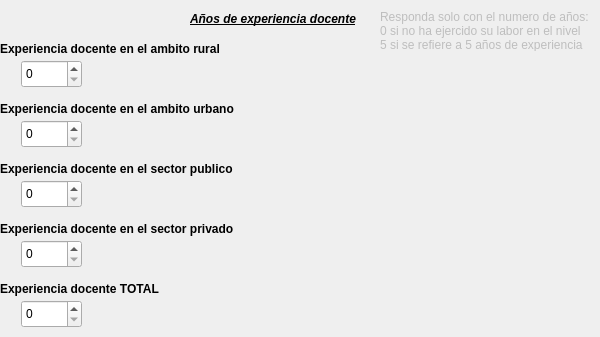
      <widget class="QWidget" name="tabWidgetPage8">
       <attribute name="title">
        <string>8 de 9</string>
       </attribute>
       <widget class="QLabel" name="label_28">
        <property name="geometry">
         <rect>
          <x>190</x>
          <y>10</y>
          <width>181</width>
          <height>18</height>
         </rect>
        </property>
        <property name="font">
         <font>
          <weight>75</weight>
          <italic>true</italic>
          <bold>true</bold>
          <underline>true</underline>
          <strikeout>false</strikeout>
         </font>
        </property>
        <property name="text">
         <string>Años de experiencia docente</string>
        </property>
       </widget>
       <widget class="QLabel" name="label_29">
        <property name="enabled">
         <bool>false</bool>
        </property>
        <property name="geometry">
         <rect>
          <x>380</x>
          <y>10</y>
          <width>211</width>
          <height>41</height>
         </rect>
        </property>
        <property name="font">
         <font>
          <pointsize>9</pointsize>
          <underline>false</underline>
          <strikeout>false</strikeout>
         </font>
        </property>
        <property name="text">
         <string>Responda solo con el numero de años: ej: 
0 si no ha ejercido su labor en el nivel 
5 si se refiere a 5 años de experiencia</string>
        </property>
       </widget>
       <widget class="QLabel" name="label_30">
        <property name="geometry">
         <rect>
          <x>0</x>
          <y>40</y>
          <width>271</width>
          <height>18</height>
         </rect>
        </property>
        <property name="font">
         <font>
          <weight>75</weight>
          <bold>true</bold>
         </font>
        </property>
        <property name="text">
         <string>Experiencia docente en el ambito rural</string>
        </property>
       </widget>
       <widget class="QSpinBox" name="exprural">
        <property name="geometry">
         <rect>
          <x>21</x>
          <y>60</y>
          <width>61</width>
          <height>28</height>
         </rect>
        </property>
       </widget>
       <widget class="QLabel" name="label_31">
        <property name="geometry">
         <rect>
          <x>0</x>
          <y>100</y>
          <width>271</width>
          <height>18</height>
         </rect>
        </property>
        <property name="font">
         <font>
          <weight>75</weight>
          <bold>true</bold>
         </font>
        </property>
        <property name="text">
         <string>Experiencia docente en el ambito urbano</string>
        </property>
       </widget>
       <widget class="QLabel" name="label_32">
        <property name="geometry">
         <rect>
          <x>0</x>
          <y>160</y>
          <width>271</width>
          <height>18</height>
         </rect>
        </property>
        <property name="font">
         <font>
          <weight>75</weight>
          <bold>true</bold>
         </font>
        </property>
        <property name="text">
         <string>Experiencia docente en el sector publico</string>
        </property>
       </widget>
       <widget class="QLabel" name="label_33">
        <property name="geometry">
         <rect>
          <x>0</x>
          <y>220</y>
          <width>271</width>
          <height>18</height>
         </rect>
        </property>
        <property name="font">
         <font>
          <weight>75</weight>
          <bold>true</bold>
         </font>
        </property>
        <property name="text">
         <string>Experiencia docente en el sector privado</string>
        </property>
       </widget>
       <widget class="QLabel" name="label_34">
        <property name="geometry">
         <rect>
          <x>0</x>
          <y>280</y>
          <width>271</width>
          <height>18</height>
         </rect>
        </property>
        <property name="font">
         <font>
          <weight>75</weight>
          <bold>true</bold>
         </font>
        </property>
        <property name="text">
         <string>Experiencia docente TOTAL</string>
        </property>
       </widget>
       <widget class="QSpinBox" name="expurbana">
        <property name="geometry">
         <rect>
          <x>21</x>
          <y>120</y>
          <width>61</width>
          <height>28</height>
         </rect>
        </property>
       </widget>
       <widget class="QSpinBox" name="exppublico">
        <property name="geometry">
         <rect>
          <x>21</x>
          <y>180</y>
          <width>61</width>
          <height>28</height>
         </rect>
        </property>
       </widget>
       <widget class="QSpinBox" name="expprivado">
        <property name="geometry">
         <rect>
          <x>21</x>
          <y>240</y>
          <width>61</width>
          <height>28</height>
         </rect>
        </property>
       </widget>
       <widget class="QSpinBox" name="exptotal">
        <property name="geometry">
         <rect>
          <x>21</x>
          <y>300</y>
          <width>61</width>
          <height>28</height>
         </rect>
        </property>
       </widget>
      </widget>
